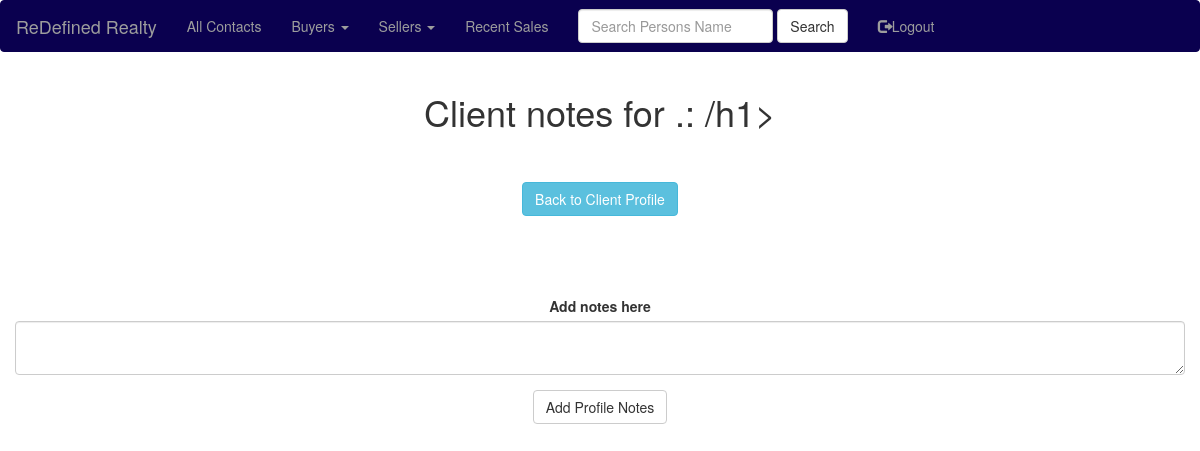
Before: /people_notes/5 (signed in) with the older database file.
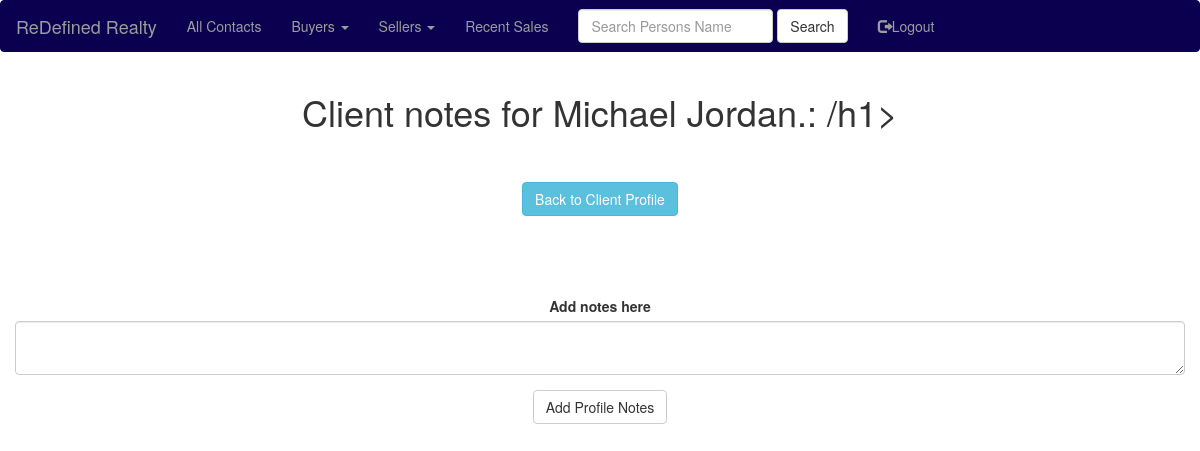
After: the same page with the newer database file.
### app/models.py (models this page shows, shortened)
class People(db.Model):
    id = db.Column(db.Integer, primary_key=True)
    first_name=db.Column(db.String(20))
    last_name=db.Column(db.String(20))
    phone_cell=db.Column(db.Integer)
    ptype=db.Column(db.String(6))
    pstatus=db.Column(db.String(7))
    notes=db.Column(db.String(140))
    house_number=db.Column(db.String(140))
    street_name=db.Column(db.String(140))
    city_name=db.Column(db.String(140))
    state_name=db.Column(db.String(140))
    zip_code=db.Column(db.String(140))
    price=db.Column(db.Integer)
    user_account_pk=db.Column(db.Integer, db.ForeignKey('user.id'))
    ProfileNotes=db.relationship('ProfileNotes', backref='peopleprofilenotes', lazy='dynamic')

### app/routes.py (the view, shortened to what this page needs)
@app.route('/people_notes/<people_id>', methods=['GET', 'POST'])
@login_required
def people_notes(people_id):
    currentuser = User.query.filter_by(username=current_user.username).first()
    account_pk = currentuser.id
    pnotes=view_profile_notes(current_user=current_user, people_account_pk=people_id)
    select_people = People.query.filter_by(user_account_pk=account_pk, id=people_id).first()
    notes_form = AddProfileNotesForm()
    return render_template('people_notes.html', title = 'Client Notes', select_people=select_people, viewpnotes=pnotes, notes_form=notes_form)

### app/forms.py
class AddProfileNotesForm(FlaskForm):
    pnotes = TextAreaField('Add notes here')
    submit2 = SubmitField('Add Profile Notes')

### app/models.py (called while the page is built)
@login.user_loader
def load_user(id):
    return User.query.get(int(id))

### app/queryfunc.py (called while the page is built)
def view_profile_notes(current_user, people_account_pk):
    currentuser = User.query.filter_by(username=current_user.username).first()
    account_pk = currentuser.id
    pnotes = ProfileNotes.query.filter_by(user_account_pk=account_pk, people_account_pk=people_account_pk).all()
    return pnotes

### app/templates/people_notes.html (shortened to what this page needs)
{% extends "base.html" %}
{% import 'bootstrap/wtf.html' as wtf %}
{% block app_content %}
    <center><h1>Client notes for {{ select_people.first_name }} {{ select_people.last_name }}.: /h1></center>
    <br>
    <br>
    <center><a href="{{ url_for('view_people', people_id=select_people.id ) }}" class="btn btn-info">Back to Client Profile</a></center>
    <center>
    <br>
    <br>
    <div>
        <div class="row">
            <div class="col">
                {{ wtf.quick_form(notes_form) }}
            </div>
        </div>
    </div>
    </center>
{% endblock %}

Changed rows visible on the page:
added People: first_name "Michael", last_name "Jordan"
